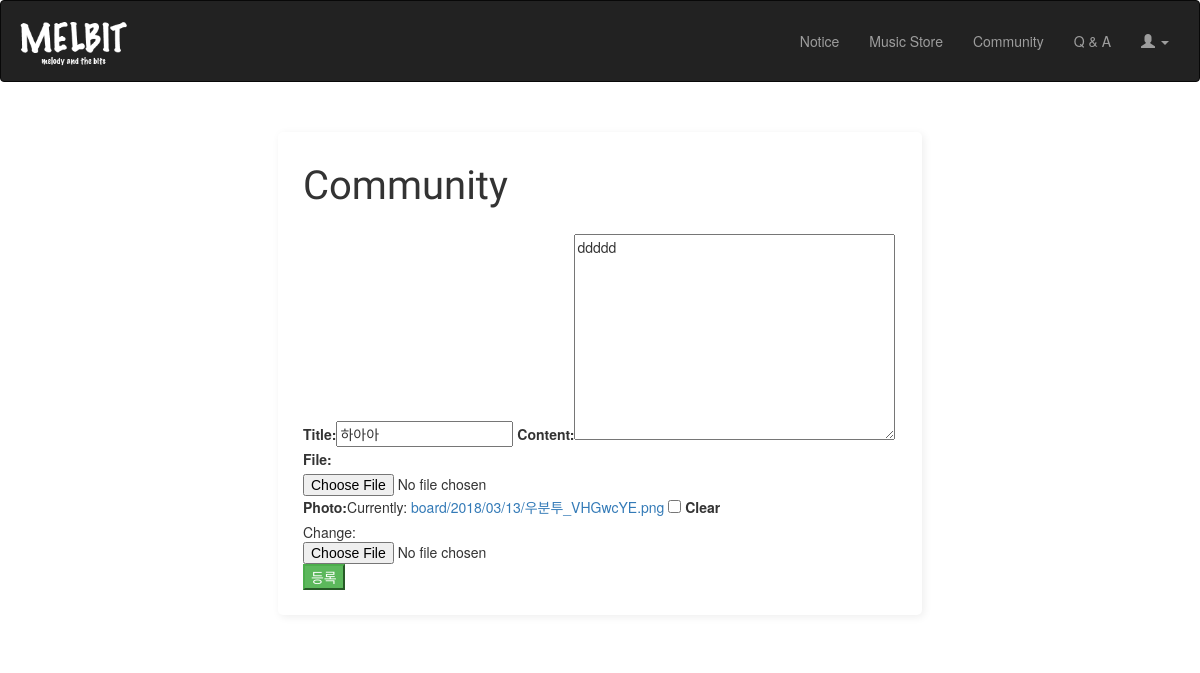
Page /community/25/edit/ on the earlier database version.
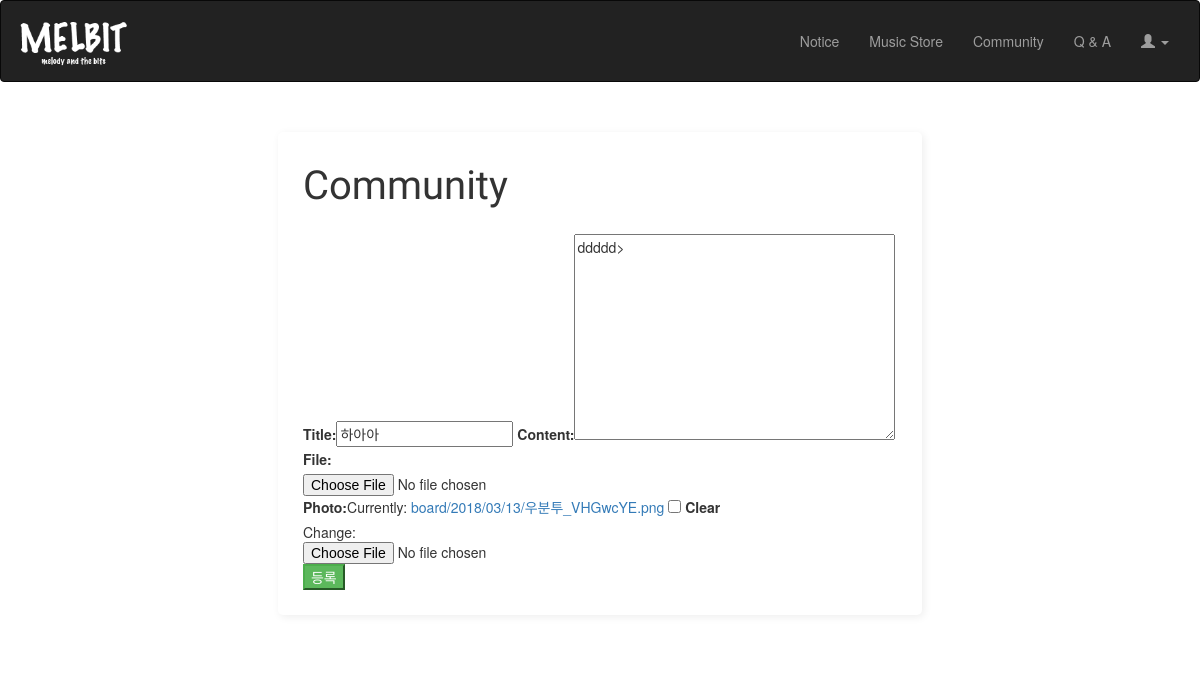
Same page on the later database version.
### community/models.py (models this page shows, shortened)
class Post(models.Model):
    user = models.CharField(max_length=15)
    title = models.CharField(max_length=30)
    content = models.TextField()
    created_at = models.DateTimeField(
        auto_now_add=True,
    )
    updated_at = models.DateTimeField(
        auto_now=True,
    )
    file = models.FileField(blank=True)
    photo = models.ImageField(blank=True, upload_to="board/%Y/%m/%d")
    hit_count_generic = GenericRelation(
        HitCount, object_id_field='object_pk',
        related_query_name='hit_count_generic_relation')

### community/views.py (the view)
# urls.py: path('<int:pk>/edit/', views.post_edit, name='post_edit'),
def post_edit(request, pk):
    post = Post.objects.get(pk=pk)
    form = PostForm(request.POST or None, request.FILES or None, instance=post)
    if request.method == "POST" and form.is_valid():
        post = form.save()
        return redirect('community:post_detail', post.pk)
    ctx = {
        'form': form,
    }
    return render(request, 'community/post_write.html', ctx)

### community/forms.py
class PostForm(forms.ModelForm):
    class Meta:
        model = Post
        fields = ['title', 'content', 'file', 'photo']

### community/templates/community/post_write.html (shortened to what this page needs)
{% extends 'base.html' %}
{% load bootstrap %}
{% block content %}
<div class="content-container">
    <div class="row">
        <div class="col-md-2"></div>
        <div class="col-md-8 post_write">
            <div class="pretty_font_title">Community</div><br>
        <form method="post" action="" enctype="multipart/form-data" novalidate>
            {{ form|bootstrap }}
        <input type="submit" class="btn-success" value="등록">
        </form>
    </div>
    <div class="col-md-2"></div>
    </div>
</div>
{% endblock %}

Differences in the rows shown:
changed Post "하아아": content "ddddd" → "ddddd>"
